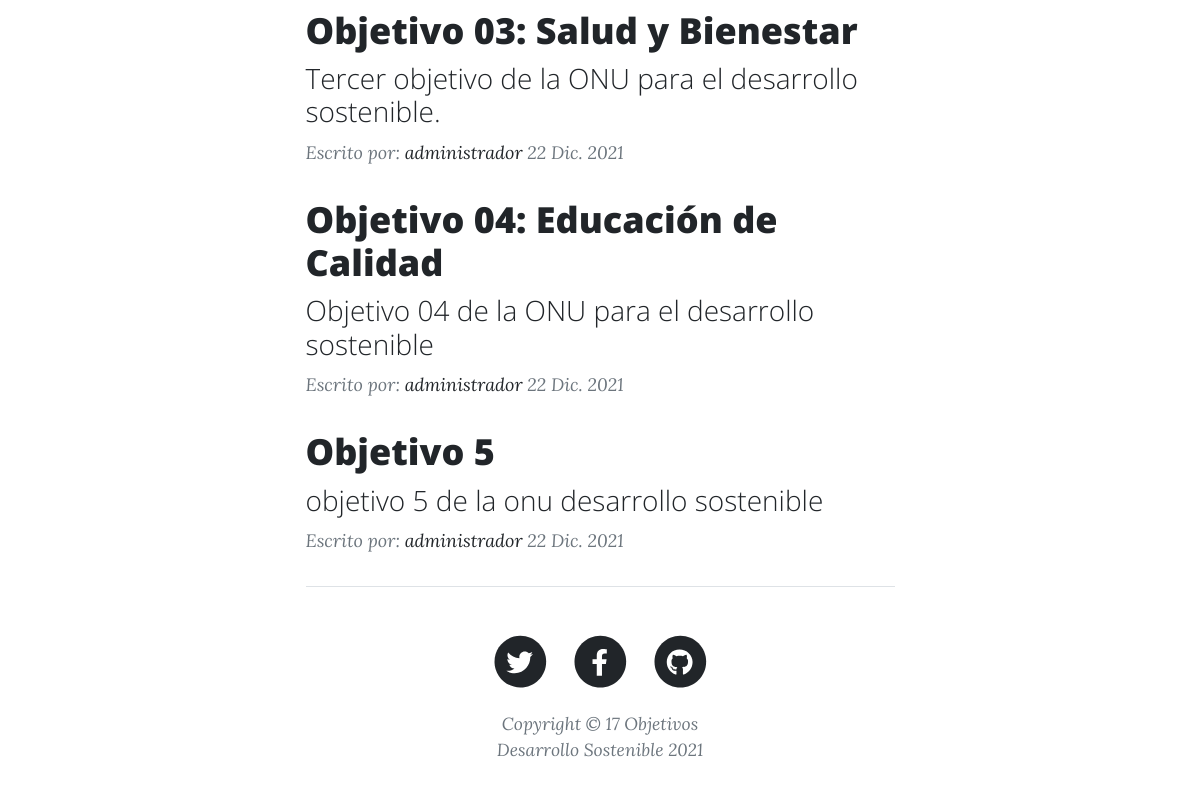
The app's page / (lower part), older data.
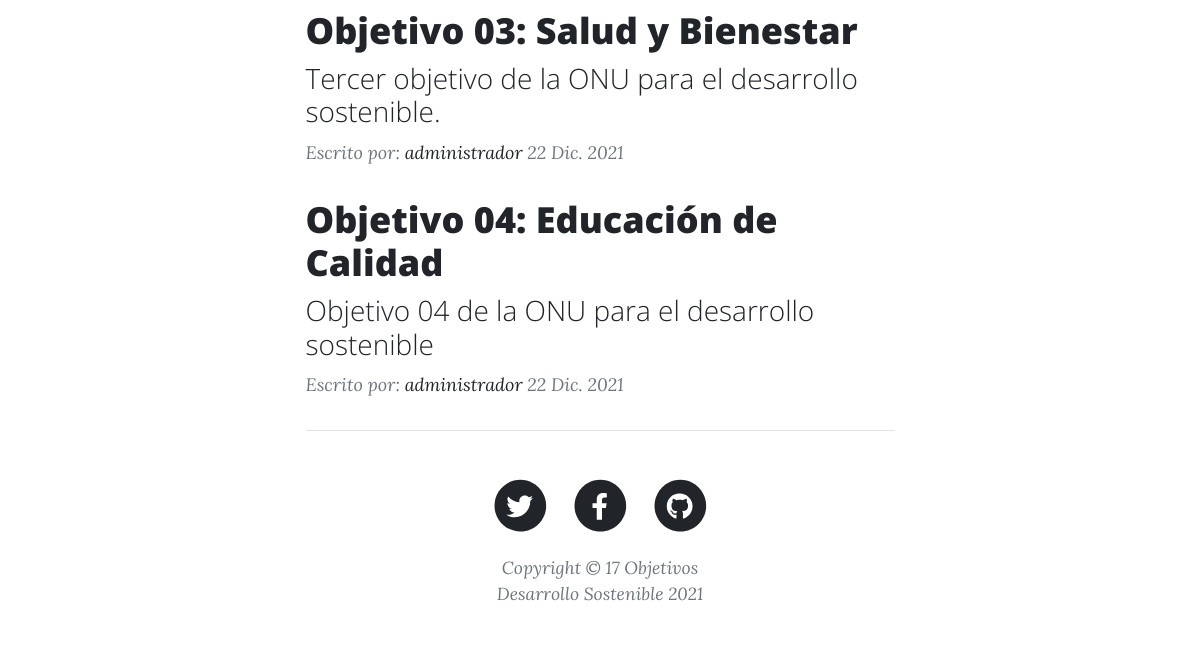
The same page, newer data.
### appblog/models.py (models this page shows, shortened)
class ModeloBase(models.Model):
    id=models.AutoField(primary_key=True)
    estado=models.BooleanField('Estado', default=True)
    fecha_creacion=models.DateTimeField ('Fecha creación', auto_now=False, auto_now_add= True)
    fecha_modificacion=models.DateTimeField ('Fecha de modificación', auto_now= True, auto_now_add= False)
    fecha_eliminacion=models.DateTimeField ('Fecha de eliminación', auto_now=True, auto_now_add= False)
    class Meta:
        abstract = True

class Post(ModeloBase):
    titulo=models.CharField ('Título del post', max_length=200, unique=True)
    slug=models.CharField ('Slug', max_length=150, unique=True)
    descripcion=models.TextField ('Descripción')
    autor=models.ForeignKey (User, on_delete=models.CASCADE)
    categoria=models.ForeignKey(Categoria, on_delete=models.CASCADE)
    contenido=RichTextField()
    imagen_referencial=models.ImageField ('Imagen referencial', null=True, blank=True, upload_to='imagenes/', max_length=255)
    publicado=models.BooleanField ('Publicado / no publicado', default=False)
    fecha_publicacion=models.DateField ('Fecha de publicación')
    class Meta:
        verbose_name = 'Post'
        verbose_name_plural = 'Posts'

### appblog/views.py (the view)
# urls.py: path('', Inicio.as_view(), name= 'index'),
class Inicio (ListView):
    def get(self, request, *args, **kwargs):
        filtro=request.GET.get('buscar', '')
        posts=Post.objects.filter (publicado=True).filter (titulo__icontains=filtro)
        contex={
            'posts': posts
        }
        return render (request, "index.html", contex)

### templates/index.html (shortened to what this page needs)
{% load static %}
<!DOCTYPE html>
<html lang="es">
    <head>
        <link href="{% static 'css/styles.css' %}" rel="stylesheet" />
    </head>
    <body>
        {% block contenido %}
        <div class="container px-4 px-lg-5">
            <div class="row gx-4 gx-lg-5 justify-content-center">
                <div class="col-md-10 col-lg-8 col-xl-7">
                    {% if posts %}
                    {% for post in posts %}
                    <div class="post-preview">
                        <a href="{% url 'blog:ver_post' post.slug %}">
                            <h2 class="post-title"> {{ post.titulo }} </h2>
                            <h3 class="post-subtitle"> {{ post.descripcion }} </h3>
                        </a>
                        <p class="post-meta">
                            Escrito por:
                            <a href="#!"> {{ post.autor }} </a>
                            {{ post.fecha_publicacion}}
                        </p>
                        {% endfor %}
                        {% else %}
                        <h1> No existen posts registrados </h1>
                        {% endif %}
                    </div> {% endblock contenido%}
        <footer class="border-top">
            <div class="container px-4 px-lg-5">
                <div class="row gx-4 gx-lg-5 justify-content-center">
                    <div class="col-md-10 col-lg-8 col-xl-7">
                        <ul class="list-inline text-center">
                            <li class="list-inline-item">
                                <a href="#!">
                                    <span class="fa-stack fa-lg">
                                        <i class="fas fa-circle fa-stack-2x"></i>
                                        <i class="fab fa-twitter fa-stack-1x fa-inverse"></i>
                                    </span>
                                </a>
                            </li>
                            <li class="list-inline-item">
                                <a href="#!">
                                    <span class="fa-stack fa-lg">
                                        <i class="fas fa-circle fa-stack-2x"></i>
                                        <i class="fab fa-facebook-f fa-stack-1x fa-inverse"></i>
                                    </span>
                                </a>
                            </li>
                            <li class="list-inline-item">
                                <a href="#!">
                                    <span class="fa-stack fa-lg">
                                        <i class="fas fa-circle fa-stack-2x"></i>
                                        <i class="fab fa-github fa-stack-1x fa-inverse"></i>
                                    </span>
                                </a>
                            </li>
                        </ul>
                        <div class="small text-center text-muted fst-italic">Copyright &copy; 17 Objetivos Desarrollo Sostenible 2021</div>
                    </div>
                </div>
            </div>
        </footer>
    </body>
</html>

Row changes from the older to the newer data that the page shows:
removed Post: titulo "Objetivo 5", descripcion "objetivo 5 de la onu desarrollo sostenible", autor "administrador", fecha_publicacion "22 Dic. 2021"
